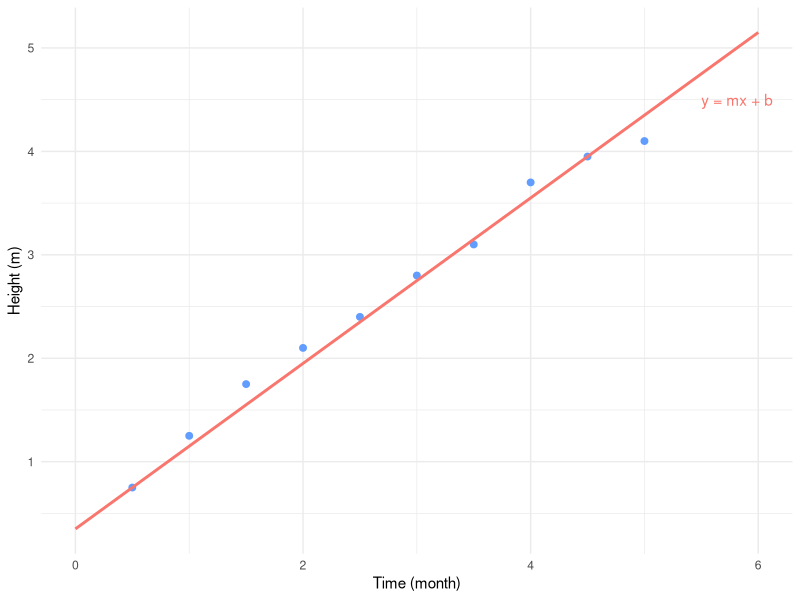
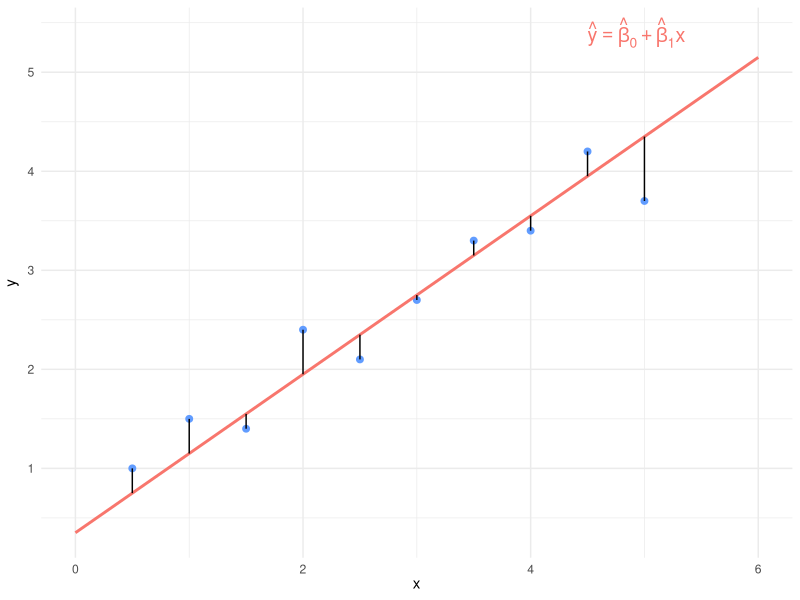
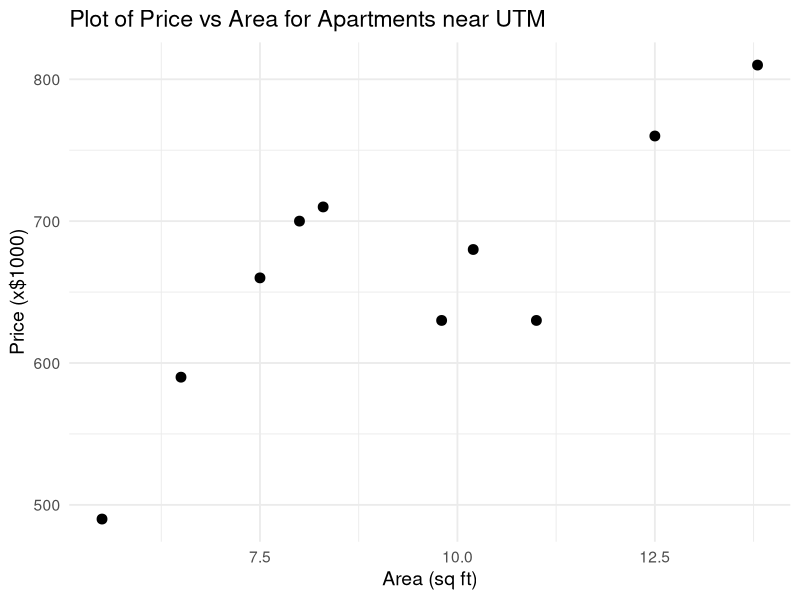
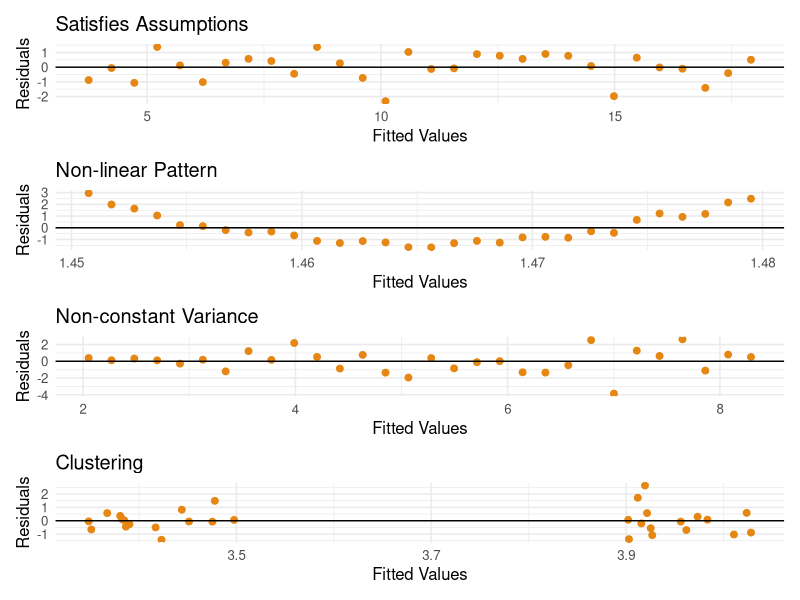

The R script that drew these images, in order:
## ---- chunk 1
library(ggplot2)

# Data
points_df <- data.frame(
  Time = c(0.5, 1.5, 1, 2, 2.5, 3, 3.5, 4, 4.5, 5),
  Height = c(0.75, 1.75, 1.25, 2.1, 2.4, 2.8, 3.1, 3.7, 3.95, 4.1)
)

line_df <- data.frame(Time = seq(0, 6, length.out = 100))
line_df$Height <- 0.8 * line_df$Time + 0.35

# Plot
ggplot() +
  geom_point(data = points_df, aes(x = Time, y = Height), color = "#619CFF", size = 2) +
  geom_line(data = line_df, aes(x = Time, y = Height), color = "#F8766D", size = 1) +
  annotate("text", x = 5.5, y = 4.5, label = "y = mx + b", hjust = 0, color = "#F8766D") +
  labs(x = "Time (month)", y = "Height (m)") +
  theme_minimal()
## ---- chunk 2
library(ggplot2)

# Data points
x_vals <- c(0.5, 1.5, 1, 2, 2.5, 3, 3.5, 4, 4.5, 5)
y_vals <- c(1.0, 1.4, 1.5, 2.4, 2.1, 2.7, 3.3, 3.4, 4.2, 3.7)
df <- data.frame(x = x_vals, y = y_vals)

# Regression line: y_hat = 0.8x + 0.35
df$y_hat <- 0.8 * df$x + 0.35

# Residual segments
residual_segments <- data.frame(
  x = df$x,
  xend = df$x,
  y = df$y,
  yend = df$y_hat
)

# Generate regression line for plotting
line_df <- data.frame(x = seq(0, 6, length.out = 100))
line_df$y <- 0.8 * line_df$x + 0.35

# Plot
# Plot
ggplot(df, aes(x = x, y = y)) +
  geom_point(color = "#619CFF", size = 2) +  # Blue points

  geom_line(data = line_df, aes(x = x, y = y), color = "#F8766D", size = 1) +  # Red regression line

  geom_segment(data = residual_segments,
               aes(x = x, xend = xend, y = y, yend = yend),
               color = "#000", linetype = "solid") +  # Residual lines

  annotate("text", x = 4.5, y = 5.4,
           label = expression(hat(y) == hat(beta)[0] + hat(beta)[1] * x),
           color = "#F8766D", size = 5, hjust = 0) +  # Equation label

  labs(x = expression(x), y = expression(y)) +
  theme_minimal()
## ---- chunk 3
library(ggplot2)

# Data
area <- c(5.5, 6.5, 7.5, 8.0, 8.3, 9.8, 11.0, 12.5, 13.8, 10.2)
price <- c(490, 590, 660, 700, 710, 630, 630, 760, 810, 680)
df <- data.frame(area, price)

# Plot
ggplot(df, aes(x = area, y = price)) +
  geom_point(size = 3, color = "#000000") +
  labs(
    x = "Area (sq ft)",
    y = "Price (x$1000)",
    title = "Plot of Price vs Area for Apartments near UTM"
  ) +
  theme_minimal(base_size = 14)

## ---- chunk 4
# Load libraries
library(ggplot2)
library(patchwork)

# Common theme for all plots
theme_clean <- theme_minimal(base_size = 12)

# 1. Satisfies Assumptions
set.seed(1)
x1 <- 1:30
y1 <- 3 + 0.5 * x1 + rnorm(30, 0, 1)
model1 <- lm(y1 ~ x1)
df1 <- data.frame(Fitted = fitted(model1), Residuals = resid(model1))

p1 <- ggplot(df1, aes(Fitted, Residuals)) +
  geom_point(color = "#E68613", size = 2) +
  geom_hline(yintercept = 0, color = "#000000") +
  labs(
    title = "Satisfies Assumptions",
    x     = "Fitted Values",
    y     = "Residuals"
  ) +
  theme_clean

# 2. Non-linear Pattern
x2 <- seq(-2, 2, length.out = 30)
y2 <- x2^2 + rnorm(30, 0, 0.3)
model2 <- lm(y2 ~ x2)
df2 <- data.frame(Fitted = fitted(model2), Residuals = resid(model2))

p2 <- ggplot(df2, aes(Fitted, Residuals)) +
  geom_point(color = "#E68613", size = 2) +
  geom_hline(yintercept = 0, color = "#000000") +
  labs(
    title = "Non-linear Pattern",
    x     = "Fitted Values",
    y     = "Residuals"
  ) +
  theme_clean

# 3. Non-constant Variance
x3 <- 1:30
y3 <- 2 + 0.2 * x3 + rnorm(30, 0, sd = x3 / 10)
model3 <- lm(y3 ~ x3)
df3 <- data.frame(Fitted = fitted(model3), Residuals = resid(model3))

p3 <- ggplot(df3, aes(Fitted, Residuals)) +
  geom_point(color = "#E68613", size = 2) +
  geom_hline(yintercept = 0, color = "#000000") +
  labs(
    title = "Non-constant Variance",
    x     = "Fitted Values",
    y     = "Residuals"
  ) +
  theme_clean

# 4. Clustering
x4 <- c(rnorm(15, 3, 0.2), rnorm(15, 5, 0.2))
y4 <- 2 + 0.5 * x4 + rnorm(30, 0, 1)
model4 <- lm(y4 ~ x4)
df4 <- data.frame(Fitted = fitted(model4), Residuals = resid(model4))

p4 <- ggplot(df4, aes(Fitted, Residuals)) +
  geom_point(color = "#E68613", size = 2) +
  geom_hline(yintercept = 0, color = "#000000") +
  labs(
    title = "Clustering",
    x     = "Fitted Values",
    y     = "Residuals"
  ) +
  theme_clean

# Stack all four plots vertically
final_plot <- p1 / p2 / p3 / p4 +
  plot_layout(ncol = 1)  # one column

# Render the combined plot
print(final_plot)
